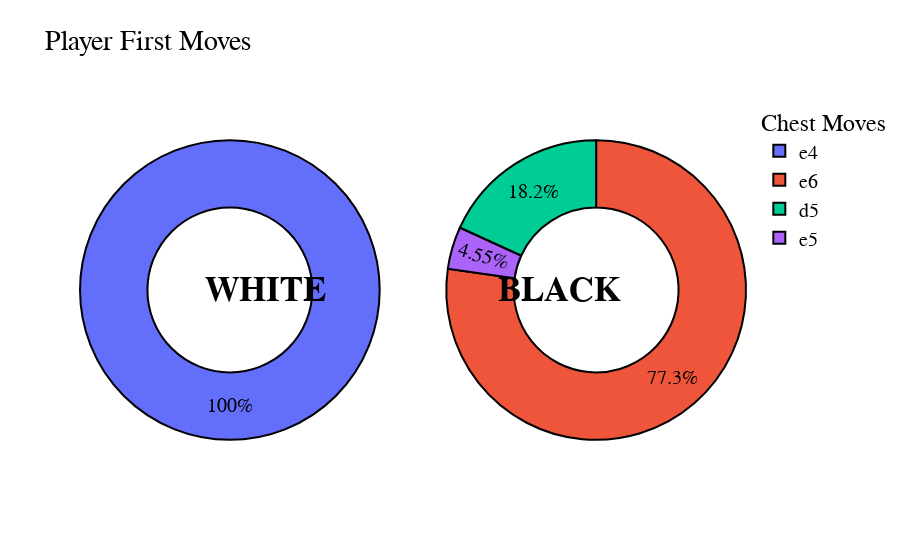

Notebook code for this chart:
### Code cell
fig3 = go.Figure(data=[go.Pie(labels= list(first_move_white_data.keys()), values= list(first_move_white_data.values))])

# Update the layout
fig3.update_layout(
    autosize= True,
    font=dict(family="verdana, sans-serif", size=12, color="Black"),
)

# Update the pie chart properties
fig3.update_traces(hole=0.55, 
                  hoverinfo='label+value', 
                  textinfo='percent', 
                  marker=dict( 
                              line=dict(color='black', width=2)),
                   textfont=dict(family="verdana, sans-serif", size=20, color = "black")          
)




fig4 = go.Figure(data=[go.Pie(labels= list(first_move_black_data.keys()), values= list(first_move_black_data.values))])

# Update the layout
fig4.update_layout(
    autosize= True,
    font=dict(family="verdana, sans-serif", size=12, color="Black"),
)

# Update the pie chart properties
fig4.update_traces(hole=0.55, 
                  hoverinfo='label+value', 
                  textinfo='percent', 
                  marker=dict( 
                              line=dict(color='black', width=2)),
                   textfont=dict(family="verdana, sans-serif", size=20, color = "black")              
)



fig3_4 = make_subplots(rows = 1, cols= 2,specs=[[{'type': 'domain'}, {'type': 'domain'}]])
fig3_4.add_trace(fig3.data[0], row=1, col=1)
fig3_4.add_trace(fig4.data[0], row=1, col=2)
fig3_4.update_layout(title_text="Player First Moves",
    autosize=True,
    annotations = [
        dict(text='<b>WHITE</b>', x=0.184, y=0.5, font = dict(family="verdana, sans-serif", size=35, color = "black"), showarrow=False),
        dict(text='<b>BLACK</b>', x=0.815, y=0.5, font = dict(family="verdana, sans-serif", size=35, color = "black"), showarrow=False)
    ],
    font = dict(family="verdana, sans-serif", size=20, color = "black"), 
    legend_title_text= "Chest Moves"               
)

### Figure 1 — Plotly figure (JSON) as saved in the notebook; plotly's stock layout.template omitted (floating-point values rounded to 4 significant figures)
{"data": [{"domain": {"x": [0, 0.45], "y": [0, 1]}, "hole": 0.55, "hoverinfo": "label+value", "labels": ["e4"], "marker": {"line": {"color": "black", "width": 2}}, "textfont": {"color": "black", "family": "verdana, sans-serif", "size": 20}, "textinfo": "percent", "type": "pie", "values": [24]}, {"domain": {"x": [0.55, 1], "y": [0, 1]}, "hole": 0.55, "hoverinfo": "label+value", "labels": ["e6", "d5", "e5"], "marker": {"line": {"color": "black", "width": 2}}, "textfont": {"color": "black", "family": "verdana, sans-serif", "size": 20}, "textinfo": "percent", "type": "pie", "values": [17, 4, 1]}], "layout": {"annotations": [{"font": {"color": "black", "family": "verdana, sans-serif", "size": 35}, "showarrow": false, "text": "<b>WHITE</b>", "x": 0.184, "y": 0.5}, {"font": {"color": "black", "family": "verdana, sans-serif", "size": 35}, "showarrow": false, "text": "<b>BLACK</b>", "x": 0.815, "y": 0.5}], "autosize": true, "font": {"color": "black", "family": "verdana, sans-serif", "size": 20}, "legend": {"title": {"text": "Chest Moves"}}, "title": {"text": "Player First Moves"}}}
